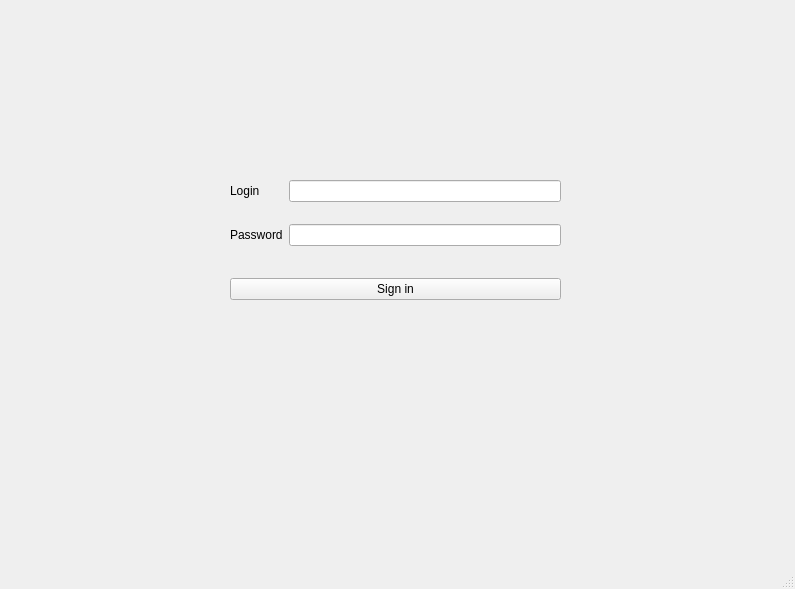
<?xml version="1.0" encoding="UTF-8"?>
<ui version="4.0">
    <class>AuthorizeWindow</class>
    <widget class="QMainWindow" name="AuthorizeWindow">
        <property name="geometry">
            <rect>
                <x>0</x>
                <y>0</y>
                <width>795</width>
                <height>589</height>
            </rect>
        </property>
        <property name="windowTitle">
            <string>MainWindow</string>
        </property>
        <widget class="QWidget" name="centralwidget">
            <widget class="QWidget" name="formLayoutWidget">
                <property name="geometry">
                    <rect>
                        <x>230</x>
                        <y>180</y>
                        <width>331</width>
                        <height>141</height>
                    </rect>
                </property>
                <layout class="QFormLayout" name="formLayout">
                    <item row="0" column="0">
                        <widget class="QLabel" name="login_label">
                            <property name="text">
                                <string>Login</string>
                            </property>
                        </widget>
                    </item>
                    <item row="0" column="1">
                        <widget class="QLineEdit" name="login_line"/>
                    </item>
                    <item row="2" column="0">
                        <widget class="QLabel" name="password_label">
                            <property name="text">
                                <string>Password</string>
                            </property>
                        </widget>
                    </item>
                    <item row="2" column="1">
                        <widget class="QLineEdit" name="password_line"/>
                    </item>
                    <item row="4" column="0" colspan="2">
                        <widget class="QPushButton" name="pushButton">
                            <property name="text">
                                <string>Sign in</string>
                            </property>
                        </widget>
                    </item>
                    <item row="1" column="0">
                        <spacer name="horizontalSpacer">
                            <property name="orientation">
                                <enum>Qt::Horizontal</enum>
                            </property>
                            <property name="sizeHint" stdset="0">
                                <size>
                                    <width>40</width>
                                    <height>10</height>
                                </size>
                            </property>
                        </spacer>
                    </item>
                    <item row="3" column="0">
                        <spacer name="horizontalSpacer_2">
                            <property name="orientation">
                                <enum>Qt::Horizontal</enum>
                            </property>
                            <property name="sizeHint" stdset="0">
                                <size>
                                    <width>40</width>
                                    <height>20</height>
                                </size>
                            </property>
                        </spacer>
                    </item>
                </layout>
            </widget>
        </widget>
        <widget class="QMenuBar" name="menubar">
            <property name="geometry">
                <rect>
                    <x>0</x>
                    <y>0</y>
                    <width>795</width>
                    <height>22</height>
                </rect>
            </property>
        </widget>
        <widget class="QStatusBar" name="statusbar"/>
    </widget>
    <resources/>
    <connections>
        <connection>
            <sender>pushButton</sender>
            <signal>clicked()</signal>
            <receiver>AuthorizeWindow</receiver>
            <slot>sign_in()</slot>
            <hints>
                <hint type="sourcelabel">
                    <x>307</x>
                    <y>196</y>
                </hint>
                <hint type="destinationlabel">
                    <x>326</x>
                    <y>215</y>
                </hint>
            </hints>
        </connection>
    </connections>
    <slots>
        <slot>sign_in()</slot>
    </slots>
</ui>
